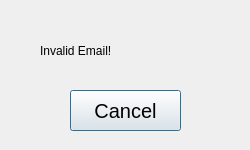
<?xml version="1.0" encoding="UTF-8"?>
<ui version="4.0">
 <class>Dialog</class>
 <widget class="QDialog" name="Dialog">
  <property name="geometry">
   <rect>
    <x>0</x>
    <y>0</y>
    <width>250</width>
    <height>150</height>
   </rect>
  </property>
  <property name="windowTitle">
   <string>Dialog</string>
  </property>
  <widget class="QLabel" name="label">
   <property name="geometry">
    <rect>
     <x>40</x>
     <y>20</y>
     <width>201</width>
     <height>61</height>
    </rect>
   </property>
   <property name="styleSheet">
    <string notr="true">font: 20pt &quot;Comic Sans MS&quot;;</string>
   </property>
   <property name="text">
    <string>Invalid Email!</string>
   </property>
  </widget>
  <widget class="QPushButton" name="cancelbutton">
   <property name="geometry">
    <rect>
     <x>70</x>
     <y>90</y>
     <width>111</width>
     <height>41</height>
    </rect>
   </property>
   <property name="styleSheet">
    <string notr="true">font: 15pt;</string>
   </property>
   <property name="text">
    <string>Cancel</string>
   </property>
  </widget>
 </widget>
 <resources/>
 <connections/>
</ui>
